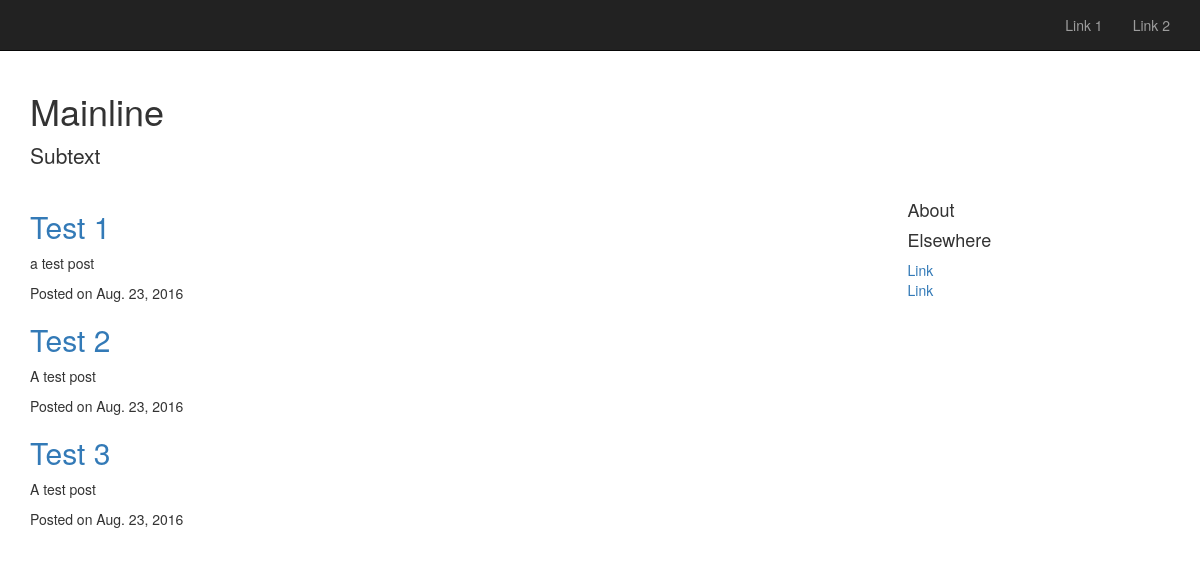
The app's page /, older data.
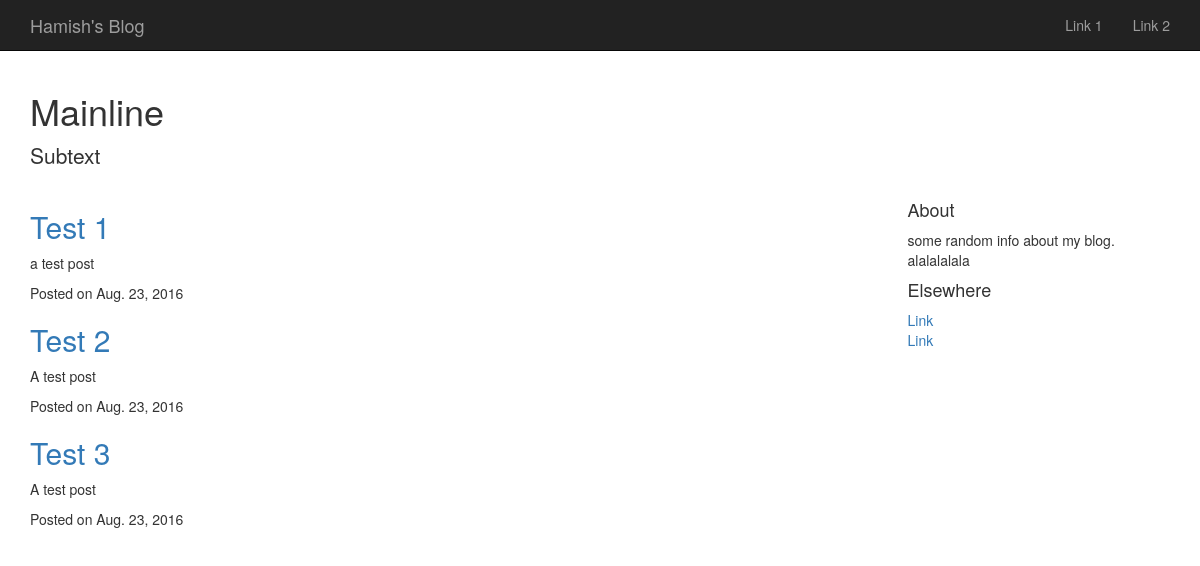
The same page, newer data.
### blog/models.py (models this page shows, shortened)
class BlogInfo(models.Model):
    name = models.CharField(max_length=100)
    about = models.TextField()
    def getname(self):
        return '%s' % self.name
    def getabout(self):
        return '%s' % self.about

### blog/views.py (the view)
# urls.py: url(r'^$', views.index, name='index'),
def index(request):
    posts = Post.objects.filter(published=True)
    info = BlogInfo.objects.first()
    return render(request, 'blog/index.html',{'posts':posts , 'info':info})

### blog/models.py (called while the page is built)
    def get_absolute_url(self):
        return 'blog/%s' % self.slug

### blog/templates/blog/index.html (shortened to what this page needs)
{% extends 'base.html' %}
{% block blogname %}{{ info.getname }}{% endblock %}
{% block content %}
 <div class="container">
    <div class="blog-header">
        <h1 class="blog-title">Mainline</h1>
        <p class="lead blog-description">Subtext</p>
     </div>
     <div class="row">
         <div class="col-sm-8 blog-main">
{% for post in posts %}
             <div class="blog-post">
                <h2 class="blog-post-title"><a href="{{post.get_absolute_url}}">{{post.title}}</a></h2>
                <p>{{post.description}}</p>
                <p class="blog-post-meta">Posted on <time datetime="{{post.created|date:"c"}}">{{post.created|date}}</time></p>
             </div>
{% endfor %}
        </div>
        <div class="col-sm-3 col-sm-offset-1 blog-sidebar">
          <div class="sidebar-module sidebar-module-inset">
            <h4>About</h4>
            <p>{{ info.getabout }}</p>
          </div>
          <div class="sidebar-module">
            <h4>Elsewhere</h4>
            <ol class="list-unstyled">
              <li><a href="#">Link</a></li>
              <li><a href="#">Link</a></li>
            </ol>
          </div>
        </div>
      </div>
    </div>
{% endblock %}

Row changes from the older to the newer data that the page shows:
added BlogInfo: getname "Hamish's Blog", getabout "some random info about my blog. alalalalala"
